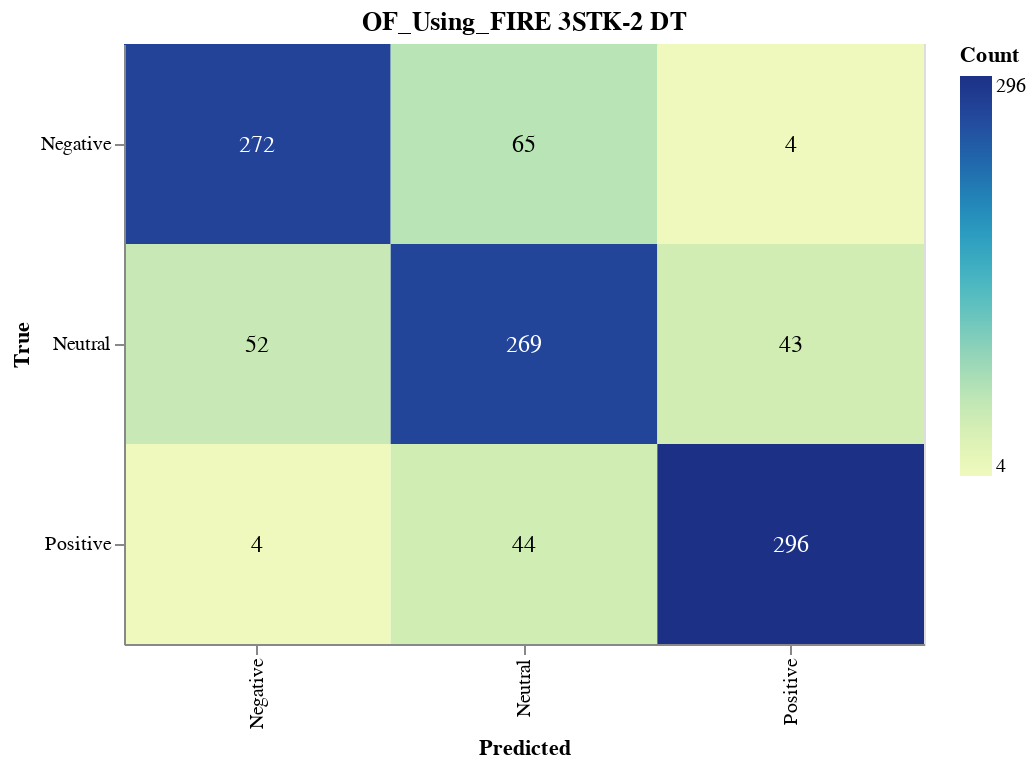

This figure's notebook cell:
### Markdown cell above
#### Save CM

### Code cell
import altair as alt
import altair_saver
import pandas as pd
from sklearn.metrics import confusion_matrix

# Calculate the confusion matrix
cm = confusion_matrix(y_val, dt_validation_predictions)

# Define class names
class_names = ['Negative', 'Neutral', 'Positive']

# Convert confusion matrix to DataFrame
cm_df = pd.DataFrame(cm, index=class_names, columns=class_names).reset_index().melt(id_vars='index')
cm_df.columns = ['True', 'Predicted', 'Count']

# Ensure the order of categories
cm_df['True'] = pd.Categorical(cm_df['True'], categories=class_names, ordered=True)
cm_df['Predicted'] = pd.Categorical(cm_df['Predicted'], categories=class_names, ordered=True)

# Create the Altair plot
heatmap = alt.Chart(cm_df).mark_rect().encode(
    x=alt.X('Predicted:O', sort=class_names),
    y=alt.Y('True:O', sort=class_names),
    color='Count:Q',
    tooltip=['True', 'Predicted', 'Count']
).properties(
    width=400,
    height=300,
    title='OF_Using_FIRE 3STK-2 DT'
)

# Add text labels
text = heatmap.mark_text(
    align='center',
    baseline='middle',
    fontSize=12
).encode(
    text='Count:Q',
    color=alt.condition(
        alt.datum.Count > cm.max() / 2,
        alt.value('white'),
        alt.value('black')
    )
)

# Combine heatmap and text
final_chart = heatmap + text

# Display the plot
final_chart.show()

### Figure 1 — Vega-Lite specification as saved in the notebook (floating-point values rounded to 4 significant figures)
{"config": {"view": {"continuousWidth": 300, "continuousHeight": 300}}, "layer": [{"mark": {"type": "rect"}, "encoding": {"color": {"field": "Count", "type": "quantitative"}, "tooltip": [{"field": "True", "type": "ordinal"}, {"field": "Predicted", "type": "ordinal"}, {"field": "Count", "type": "quantitative"}], "x": {"field": "Predicted", "sort": ["Negative", "Neutral", "Positive"], "type": "ordinal"}, "y": {"field": "True", "sort": ["Negative", "Neutral", "Positive"], "type": "ordinal"}}, "title": "OF_Using_FIRE 3STK-2 DT"}, {"mark": {"type": "text", "align": "center", "baseline": "middle", "fontSize": 12}, "encoding": {"color": {"condition": {"test": "(datum.Count > 148.0)", "value": "white"}, "value": "black"}, "text": {"field": "Count", "type": "quantitative"}, "tooltip": [{"field": "True", "type": "ordinal"}, {"field": "Predicted", "type": "ordinal"}, {"field": "Count", "type": "quantitative"}], "x": {"field": "Predicted", "sort": ["Negative", "Neutral", "Positive"], "type": "ordinal"}, "y": {"field": "True", "sort": ["Negative", "Neutral", "Positive"], "type": "ordinal"}}, "title": "OF_Using_FIRE 3STK-2 DT"}], "data": {"name": "data-042d758cfea69071a645439c12dce590"}, "height": 300, "width": 400, "$schema": "https://vega.github.io/schema/vega-lite/v5.17.0.json", "datasets": {"data-042d758cfea69071a645439c12dce590": [{"True": "Negative", "Predicted": "Negative", "Count": 272}, {"True": "Neutral", "Predicted": "Negative", "Count": 52}, {"True": "Positive", "Predicted": "Negative", "Count": 4}, {"True": "Negative", "Predicted": "Neutral", "Count": 65}, {"True": "Neutral", "Predicted": "Neutral", "Count": 269}, {"True": "Positive", "Predicted": "Neutral", "Count": 44}, {"True": "Negative", "Predicted": "Positive", "Count": 4}, {"True": "Neutral", "Predicted": "Positive", "Count": 43}, {"True": "Positive", "Predicted": "Positive", "Count": 296}]}}
